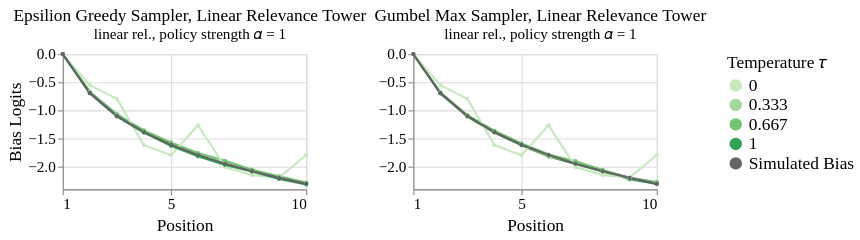

Notebook source saved alongside this figure:
### Code cell
def plot_bias(experiment, policy_strength, sampler, title="", subtitle="", width=225, height=125, color="blues", show_axis_title=True):
    scheme = {
        "blue": ["#C6DBEF", "#9ECAE1", "#6BAED6", "#3182BD", "#636363"],
        "green": ["#C7E9C0", "#A1D99B", "#74C476", "#31A354", "#636363"],
        "orange": ["#FDD0A2", "#FD8D3C", "#FD8D3C", "#E6550E", "#636363"],
    }[color]

    
    bias_df = load(experiment, "bias.csv")
    bias_df = bias_df[bias_df["policy_strength"] == policy_strength]

    bias_df = bias_df[bias_df["logging_policy_sampler"] != sampler]

    n_positions = bias_df.position.max() + 1
    true_bias_df = pd.DataFrame(
        {
            "position": range(n_positions),
            "examination": get_position_bias(n_positions, 1),
            "policy_temperature": "Simulated Bias"
        }
    )

    bias_df = pd.concat([bias_df, true_bias_df])
    bias_df["position"] += 1

    base = alt.Chart(bias_df, width=width, height=height, title=alt.Title(text=title, subtitle=subtitle)).encode(
        x=alt.X("position:Q", title="Position").axis(labelAngle=0, values=[1, 5, 10, 15, 20, 25]).scale(nice=False)
    )
    
    line = base.mark_line(point=True, opacity=1).encode(
        y=alt.Y("mean(examination):Q", title="Bias Logits" if show_axis_title else None),
        color=alt.Color("policy_temperature:O", title="Temperature 𝜏").scale(range=scheme)
    )
    
    ci = base.mark_errorband(extent="ci").encode(
        y=alt.Y("examination:Q", title="Bias Logits" if show_axis_title else None),
        color=alt.Color("policy_temperature:O").scale(range=scheme)
    )
    
    return ci + line, bias_df





linear, linear_bias_df = plot_bias("test_single_varying", policy_strength=1, sampler="gumbel", color="green", title="Epsilion Greedy Sampler, Linear Relevance Tower", subtitle="linear rel., policy strength 𝛼 = 1")
deep, deep_bias_df = plot_bias("test_single_varying", policy_strength=1, sampler="nan", color="green", title="Gumbel Max Sampler, Linear Relevance Tower", subtitle="linear rel., policy strength 𝛼 = 1", show_axis_title=False)


chart = (
    linear | deep
).configure_line(
    size=2
).configure_point(
    size=15
).resolve_scale(
    y="shared"
).configure_concat(
    spacing=5
)



chart
